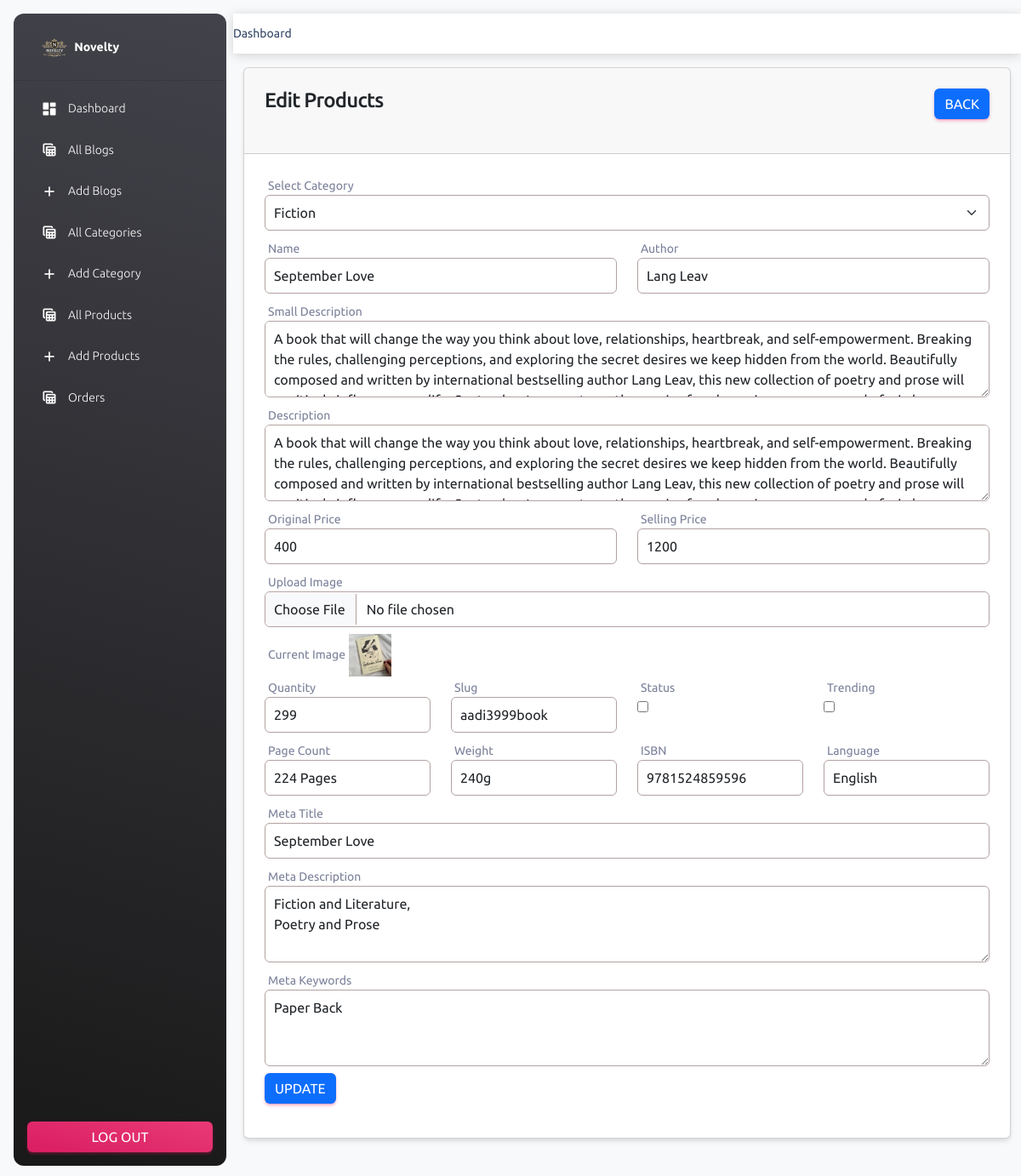
/Dashboard/main/edit-product.php?id=46 (signed in), run on an earlier commit of the app's database.
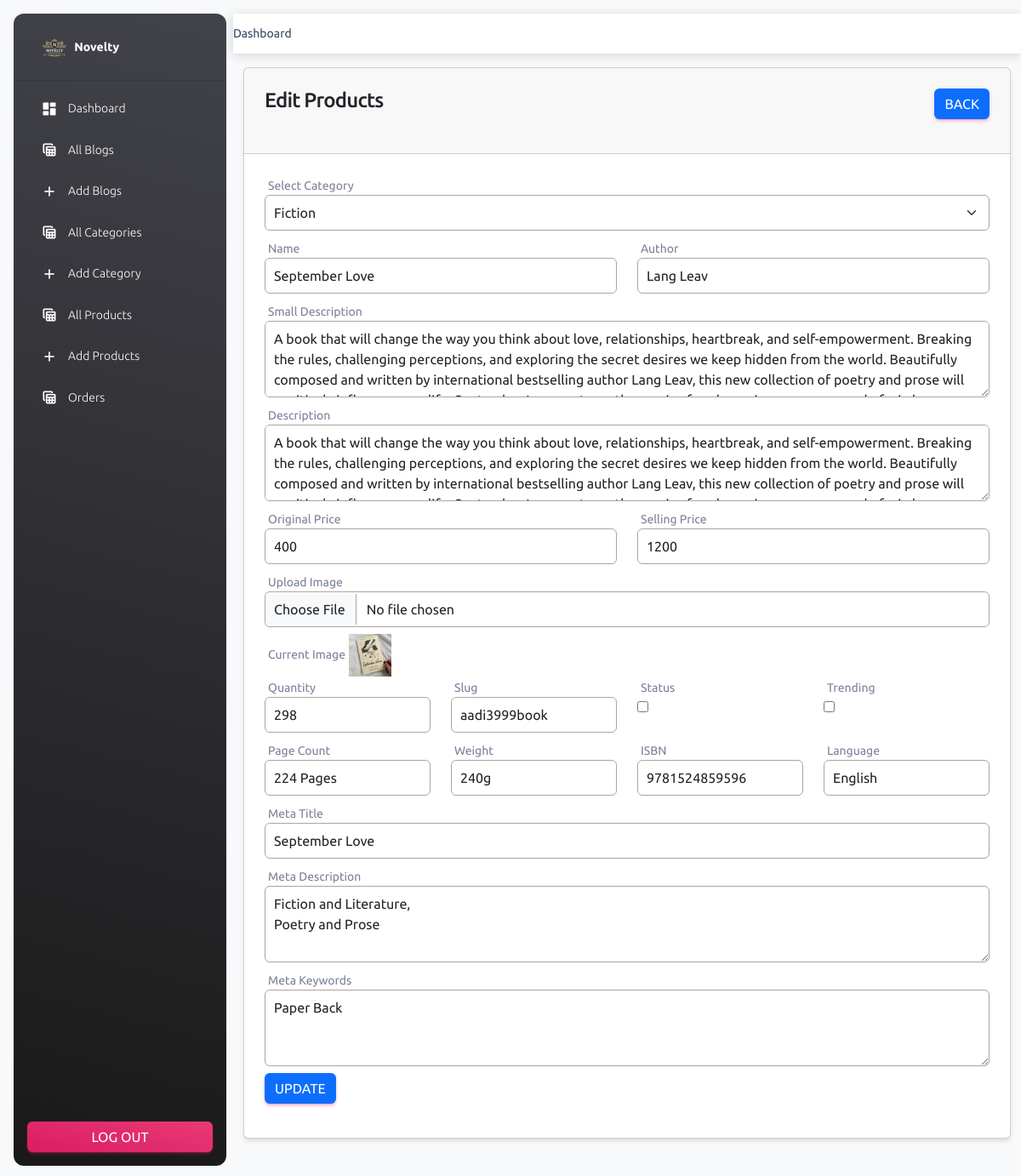
And on a later commit of the database.
### tables this page shows
CREATE TABLE `products` (
  `id` int(11) NOT NULL,
  `category_id` int(11) NOT NULL,
  `name` varchar(191) NOT NULL,
  `slug` varchar(191) NOT NULL,
  `small_description` mediumtext NOT NULL,
  `description` mediumtext NOT NULL,
  `original_price` int(191) NOT NULL,
  `selling_price` int(191) NOT NULL,
  `image` varchar(191) NOT NULL,
  `qty` int(191) NOT NULL,
  `author` varchar(191) NOT NULL,
  `page_count` varchar(191) NOT NULL,
  `weight` varchar(191) NOT NULL,
  `isbn` varchar(191) NOT NULL,
  `language` varchar(191) NOT NULL,
  `status` tinyint(4) NOT NULL,
  `trending` tinyint(4) NOT NULL,
  `meta_title` varchar(191) NOT NULL,
  `meta_keywords` mediumtext NOT NULL,
  `meta_description` mediumtext NOT NULL,
  `created_at` timestamp NOT NULL DEFAULT current_timestamp()
);

CREATE TABLE `categories` (
  `id` int(11) NOT NULL,
  `name` varchar(191) NOT NULL,
  `slug` varchar(191) NOT NULL,
  `description` mediumtext NOT NULL,
  `status` tinyint(4) NOT NULL DEFAULT 0,
  `popular` tinyint(4) NOT NULL DEFAULT 0,
  `image` varchar(191) NOT NULL,
  `meta_title` varchar(191) NOT NULL,
  `meta_description` mediumtext NOT NULL,
  `meta_keywords` mediumtext NOT NULL,
  `created_at` timestamp NOT NULL DEFAULT current_timestamp()
);

### Login/functions/myfunctions.php (called while the page is built, shortened)
<?php
require '../../Dashboard/configer/dbcon.php';
function getAll($table)
{
    global $con;
    $query = "SELECT * FROM $table";
    return $query_run = mysqli_query($con, $query);
}
function getByID($table, $id)
{
    global $con;
    $query = "SELECT * FROM $table WHERE id='$id'";
    return $query_run = mysqli_query($con, $query);
}
?>

### Dashboard/main/edit-product.php (the view, shortened to what the changed rows need)
<?php
include('header.php');
?>
<div class="container">
    <div class="row">
        <div class="col-md-12">
            <?php
            if(isset($_GET['id']))
            {
              $id = $_GET['id'];
              $product = getByID("products", $id);
              if(mysqli_num_rows($product) > 0)
              {
                $data = mysqli_fetch_array($product);
                ?>
                  <div class="card">
                    <div class="card-header">
                        <h4>Edit Products
                        <a href="./products.php" class="btn btn-primary float-end">Back</a>
                        </h4>
                    </div>
                    <div class="card-body">
                        <form action="./code.php" method="POST" enctype="multipart/form-data">
                          <div class="row">
                          <div class="col-md-12">
                                <label class="mb-0" for="">Select Category</label>
                                <select name="category_id" class="form-select mb-2">
                                    <?php
                                    $categories = getAll("categories");
                                    if(mysqli_num_rows($categories) > 0)
                                    {
                                      foreach($categories as $item)
                                      {
                                        ?>
                                        <option value="<?= $item['id']; ?>"<?= $data['category_id'] == $item['id']? 'selected': ''?>  ><?= $item['name']; ?></option>
                                        <?php
                                      }
                                    }
                                    else
                                    {
                                        echo "No Category Available";
                                    }
                                    ?>
                                </select>
                            </div>
                            <div class="col-md-6">
                                <label class="mb-0" for="">Name</label>
                                <input type="text" name="name" value="<?= $data['name']; ?>" class="form-control mb-2">
                            </div>
                            <div class="col-md-6">
                                <label class="mb-0" for="">Author</label>
                                <input type="text" name="author" value="<?= $data['author']; ?>" class="form-control mb-2">
                            </div>
                            <div class="col-md-12">
                                <label class="mb-0" for="">Small Description</label>
                                <textarea rows="3" name="small_description" class="form-control mb-2"><?= $data['small_description'];?></textarea>
                            </div>
                            <div class="col-md-12">
                                <label class="mb-0" for="">Description</label>
                                <textarea rows="3" name="description" class="form-control mb-2"><?= $data['description'];?></textarea>
                            </div>
                            <div class="col-md-6">
                                <label class="mb-0" for="">Original Price</label>
                                <input type="text" name="original_price" value="<?= $data['original_price']; ?>" class="form-control mb-2">
                            </div>
                            <div class="col-md-6">
                                <label class="mb-0" for="">Selling Price</label>
                                <input type="text" name="selling_price" value="<?= $data['selling_price']; ?>" class="form-control mb-2">
                            </div>
                            <div class="col-md-12">
                                <label class="mb-0" for="">Upload Image</label>
                                <input type="file" name="image" class="form-control mb-2">
                                <label class="mb-0" for="">Current Image</label>
                                <img src="./uploads/<?= $data['image'];?>" alt="Product Image" height="50px" width="50px">
                            </div>
                            <div class="col-md-3">
                                <label class="mb-0" for="">Quantity</label>
                                <input type="number" name="qty" value="<?= $data['qty']; ?>" class="form-control mb-2">
                            </div>
                            <div class="col-md-3">
                                <label class="mb-0" for="">Slug</label>
                                <input type="text" name="slug" value="<?= $data['slug']; ?>" class="form-control mb-2">
                            </div>
                            <div class="col-md-3">
                                <label class="mb-0" for="">Status</label><br>
                                <input type="checkbox" <?= $data['status'] == '0' ? '' : 'checked'?> name="status">
                            </div>
                            <div class="col-md-3">
                                <label class="mb-0" for="">Trending</label><br>
                                <input type="checkbox" <?= $data['trending'] == '0' ? '' : 'checked'?> name="trending">
                            </div>
                            <div class="col-md-3">
                            <label class="mb-0" for="">Page Count</label>
                            <input type="text" name="page_count" value="<?= $data['page_count']; ?>" class="form-control mb-2">
                        </div>
                        <div class="col-md-3">
                            <label class="mb-0" for="">Weight</label>
                            <input type="text" name="weight" value="<?= $data['weight']; ?>" class="form-control mb-2">
                        </div>
                        <div class="col-md-3">
                            <label class="mb-0" for="">ISBN</label>
                            <input type="text" name="isbn" value="<?= $data['isbn']; ?>" class="form-control mb-2">
                        </div>
                        <div class="col-md-3">
                            <label class="mb-0" for="">Language</label>
                            <input type="text" name="language" value="<?= $data['language']; ?>" class="form-control mb-2">
                        </div>
                            <div class="col-md-12">
                                <label class="mb-0" for="">Meta Title</label>
                                <input type="text" name="meta_title" value="<?= $data['meta_title']; ?>" class="form-control mb-2">
                            </div>
                            <div class="col-md-12">
                                <label class="mb-0" for="">Meta Description</label>
                                <textarea rows="3" name="meta_description" value="" class="form-control mb-2"><?= $data['meta_description']; ?></textarea>
                            </div>
                            <div class="col-md-12">
                                <label class="mb-0" for="">Meta Keywords</label>
                                <textarea rows="3" name="meta_keywords" value="" class="form-control mb-2"><?= $data['meta_keywords']; ?></textarea>
                            </div>
                            <div class="col-md-12">
                                <button type="submit" class="btn btn-primary" name="update_product_btn">Update</button>
                            </div>
                         </div>
                       </form>
                    </div>
                </div>
                  </div>
                <?php
              }
              else
              {
                echo "Product not Found for given ID";
              }
            }
            else
            {
                echo "Id Missing from utl";
            }
        ?>
    </div>
</div>
<?php include('footer.php');?>

What changed in the data, as far as the page shows it:
changed products "September Love": qty "299" → "298"
